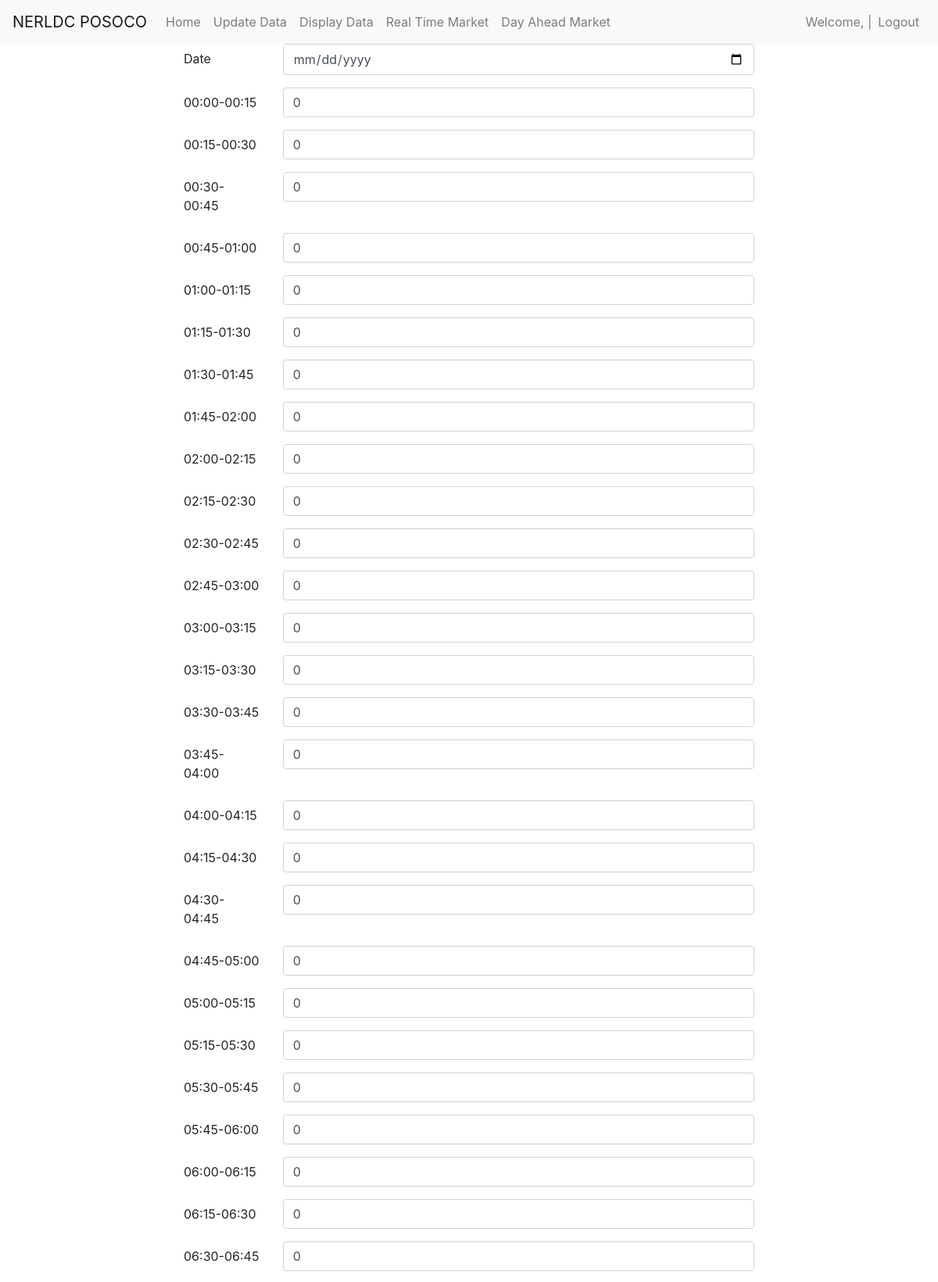
The page /buyer/runcodedatup/ (upper part) on the database its author committed.
### buyer/models.py (models this page shows)
class TimeBlock(models.Model):
    time = models.CharField(max_length=20)

### buyer/views.py (the view)
# urls.py: path('runcodedatup/', runcodedatup, name='runcodedatup'),
def runcodedatup(response):
    if response.method == 'POST':
        user = response.user
        form = response.POST
        messagelist = []
        for time in TimeBlock.objects.all():
            id = 'q'+str(time.id)
            val = response.POST.get(id)
            if float(val) > 0:
                time = time.time
                bids = Bid.objects.filter(
                    time=time, date=response.POST.get('date'), is_up=True, is_dat=True).order_by('price')
                quantity = float(val)
                sum = 0
                for bid in bids:
                    sum = sum+float(bid.volume)
                if sum == 0:
                    message = "Time Block:"+time+" Cleared Quantity: 0"
                    messagelist.append(message)
                    continue
                if sum < quantity:
                    message = "Time Block:"+time+" Cleared Quantity: "+str(sum)
                    messagelist.append(message)
                else:
                    message = "Time Block:"+time + \
                        " Cleared Quantity: "+str(quantity)
                    messagelist.append(message)
                for bid in bids:
                    mcp = float(bid.price)
                for bid in bids:
                    if(float(bid.volume) < float(quantity)):
                        quantity = quantity-float(bid.volume)
                    else:
                        mcp = float(bid.price)
                        break
                quantity = float(val)
                cleared = user.clearedreserveup_set.create(
                    mcp=mcp, time_block=time, date=response.POST.get('date'), is_dat=True)
                for bid in bids:
                    if(float(bid.volume) < float(quantity)):
                        cleared.clearentityup_set.create(
                            name=bid.seller.username, amount=bid.volume)
                        quantity = quantity-float(bid.volume)
                    else:
                        cleared.clearentityup_set.create(
                            name=bid.seller.username, amount=quantity)
                        break
        return render(response, 'buyer/success.html', {"messages": messagelist})
    else:
        return render(response, "buyer/datform.html", {'timeblock': TimeBlock.objects.all()})

### buyer/templates/buyer/datform.html (shortened to what this page needs)
{% extends "buyer/base.html" %}
{% block content %}
<div class="container">
    <div class="row justify-content-center">
        <div class="col-8">
            <form method="POST" action="#">
                <div class="form-group row">
                    <label for="date" class="col-sm-2 col-form-label">Date</label>
                    <div class="col-sm-10">
                        <input type="date" name="date" id="date" class="form-control">
                    </div>
                </div>
                {% for time in timeblock %}
                <div class="form-group row">
                    <label for="q{{ time.id }}" class="col-sm-2 col-form-label">{{time.time}}</label>
                    <div class="col-sm-10">
                        <input type="number" value="0" min="0" class="form-control" name="q{{ time.id }}"
                            id="q{{ time.id }}">
                    </div>
                </div>
                {% endfor %}
            </form>
        </div>
    </div>
</div>
{% endblock %}

### rows shown on the page
TimeBlock: time "00:00-00:15"
TimeBlock: time "00:15-00:30"
TimeBlock: time "00:30-00:45"
TimeBlock: time "00:45-01:00"
TimeBlock: time "01:00-01:15"
TimeBlock: time "01:15-01:30"
TimeBlock: time "01:30-01:45"
TimeBlock: time "01:45-02:00"
TimeBlock: time "02:00-02:15"
TimeBlock: time "02:15-02:30"
TimeBlock: time "02:30-02:45"
TimeBlock: time "02:45-03:00"
TimeBlock: time "03:00-03:15"
TimeBlock: time "03:15-03:30"
TimeBlock: time "03:30-03:45"
TimeBlock: time "03:45-04:00"
TimeBlock: time "04:00-04:15"
TimeBlock: time "04:15-04:30"
TimeBlock: time "04:30-04:45"
TimeBlock: time "04:45-05:00"
TimeBlock: time "05:00-05:15"
TimeBlock: time "05:15-05:30"
TimeBlock: time "05:30-05:45"
TimeBlock: time "05:45-06:00"
TimeBlock: time "06:00-06:15"
TimeBlock: time "06:15-06:30"
TimeBlock: time "06:30-06:45"
